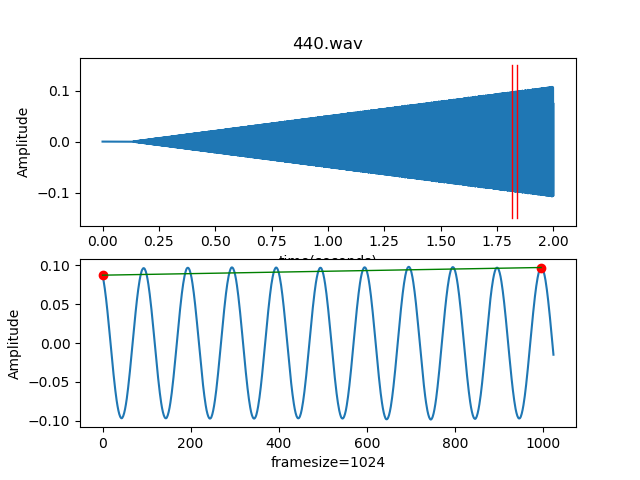

The script that saved this image:
import numpy as np
import scipy.io.wavfile as wav
import matplotlib.pyplot as plt

rate, signal = wav.read("440.wav")
Sigsize = np.size(signal)
time = np.linspace(0, Sigsize, Sigsize) / rate
normal = signal / 2**15
sample = normal[80000:81024]
plt.subplot(2, 1, 1)
plt.plot(time, normal)
plt.plot([80000/rate, 80000/rate], [0.15, -0.15], 'r', lw=1)
plt.plot([81024/rate, 81024/rate], [0.15, -0.15], 'r', lw=1)
plt.title("440.wav")
plt.xlabel("time(seconds)")
plt.ylabel("Amplitude")
plt.subplot(2, 1, 2)
plt.plot(np.linspace(0, 1024, 1024), sample)
plt.plot(0, sample[0], 'r', marker='o')
plt.plot(996, sample[996], 'r', marker='o')
plt.plot([0, 996], [sample[0], sample[996]], 'g', lw=1)
plt.xlabel("framesize=1024")
plt.ylabel("Amplitude")
plt.savefig('HW05-1a.png')
plt.show()

